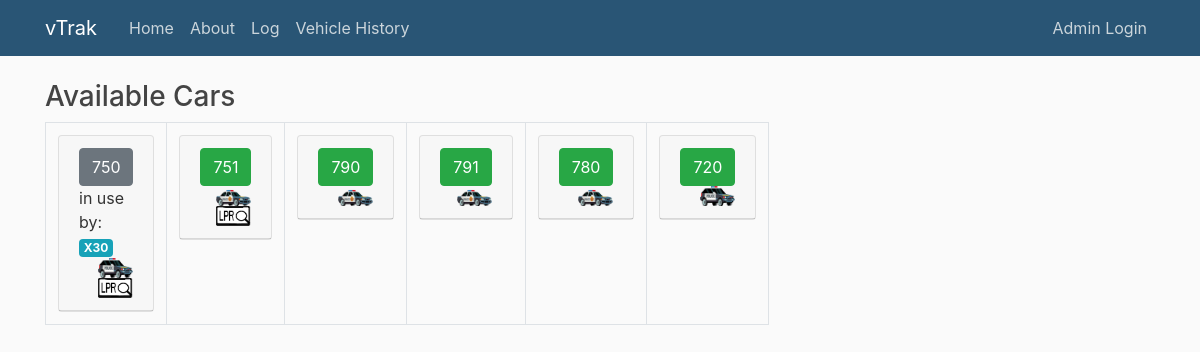
Before: /about with the older database file.
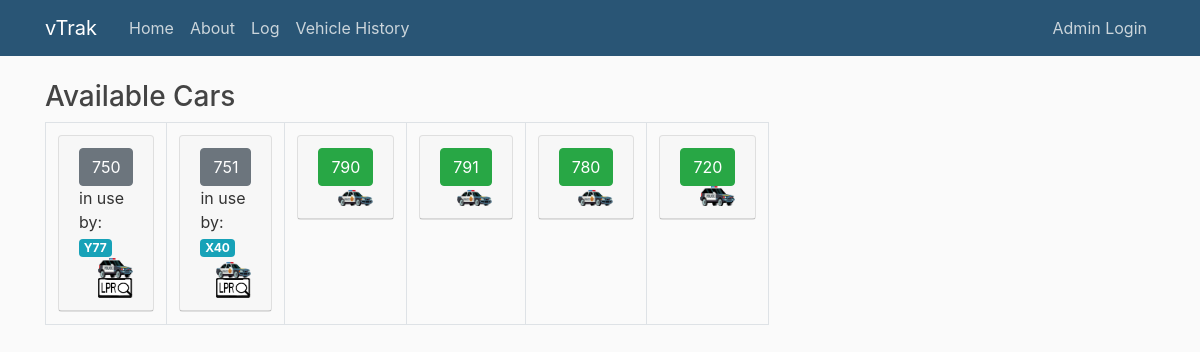
After: the same page with the newer database file.
### vTrak/models.py (models this page shows, shortened)
class Vehicletable(models.Model):
    vehnum = models.CharField(max_length=3)
    vehtype = models.ForeignKey('Typetable', on_delete=models.PROTECT)
    is_lpr = models.BooleanField(default='False')
    isforpatrol = models.BooleanField(default='False')
    status = models.ForeignKey('Statustable', on_delete=models.PROTECT)
    is_active = models.BooleanField(default='False')
    datetaken = models.DateTimeField(default=timezone.now)
    callsigninuse = models.CharField(max_length=7, default=False, blank=True)

### vTrak/views.py (the view)
# urls.py: path('about', views.about, name='vTrak-about'),
def about(request):
    if request.method == "POST":
        setAssigned = ActivityForm(request.POST)
        setClear = ClearCar(request.POST)
        if setAssigned.is_valid():
            assignedcar = setAssigned.cleaned_data['vehnum']
            print("Console Log: Vehicle " + assignedcar + " is being checked out.")
            Vehicletable.objects.filter(vehnum=assignedcar).update(status_id='3', callsigninuse=setAssigned.cleaned_data['callsign'])
            Activitytable.objects.create(**setAssigned.cleaned_data)
            setAssigned = ActivityForm()
        if setClear.is_valid():
            if setClear.backtoclear.check_test:
                Vehicletable.objects.filter(vehnum=setClear.cleaned_data['clearedvehnum']).update(status_id='1', callsigninuse='')
                print("Vehicle " + setClear.cleaned_data['clearedvehnum'] + " is back in service")
                setClear = ClearCar()
    else:
        setAssigned = ActivityForm(request.POST)
        setClear = ClearCar(request.POST)
    content = {
        'setAssigned': setAssigned,
        'setClear': setClear,
        'Squadinfo': Squadtable.objects.all(),
        'Vehicleinfo': Vehicletable.objects.all(),
    }
    return render(request, 'vTrak/about.html', content)

### vTrak/templates/vTrak/about.html (shortened to what this page needs)
{% extends "vTrak/base.html" %}
{% load static %}
{% block content %}
    <div class="row">
        <div class="col-md-4">
            <h3>Available Cars</h3>
            <table class="table table-bordered">
                {% for veh in Vehicleinfo %}
                    {% if veh.is_active and veh.isforpatrol %}
                        {% if forloop.first %}
                            <tr>
                        {% endif %}
                        <td>
                        <div id="accordion" role="tablist">
                            <div class="card">
                                <div class="card-header" role="tab" id="headingOne">
                                    {% if veh.status_id == 2 %}
                                        <button class="btn btn-danger" data-toggle="collapse" href="#collapseInfo{{ veh.id }}" aria-expanded="true"
                                                aria-controls="collapse{{ veh.id }}">
                                            {{ veh.vehnum }}
                                        </button>
                                    {% elif veh.status_id == 3 %}
                                        <button class="btn btn-secondary" data-toggle="collapse" href="#collapseInfo{{ veh.id }}" aria-expanded="true"
                                                aria-controls="collapse{{ veh.id }}">
                                            {{ veh.vehnum }}
                                        </button>
                                        <div>in use by: <span class="badge badge-info">{{ veh.callsigninuse.upper }} </span> </div>
                                    {% elif veh.status_id == 1 %}
                                        <button class="btn btn-success" data-toggle="modal" href="#Modal{{ veh.id }}" aria-expanded="true"
                                                aria-controls="collapse{{ veh.id }}">
                                            {{ veh.vehnum }}
                                        </button>
                                    {% endif %}
                                    {% if veh.vehtype_id == 1 %}
                                        <img src="{% static 'vTrak/media/Vehicle-SUV.png' %}" align="right" alt="SUV" width="35" height="20">
                                    {% elif veh.vehtype_id == 2 %}
                                        <img src="{% static 'vTrak/media/VehicleCrownVic.png' %}" align="right" alt="Crown Vic" width="35" height="20">
                                    {% endif %}
                                    {% if veh.is_lpr %}
                                        <img src="{% static 'vTrak/media/LPR.png' %}" align="right" alt="LPR" width="35" height="20">
                                    {% endif %}
                                </div>
                            </div>
                        </div>
                        </td>
                    {% if forloop.counter|divisibleby:6 and not forloop.first %}
                        </tr>
                    {% endif %}
                    {% endif %}
                {% endfor %}
            </table>
        </div>
    </div>
{% endblock content %}

Changed rows visible on the page:
changed Vehicletable (number 1 of 6 on the later page): callsigninuse "X30" → "Y77"
changed Vehicletable (number 2 of 6 on the later page): status_id 1 → 3 (drawn); callsigninuse (not shown) → "X40"
